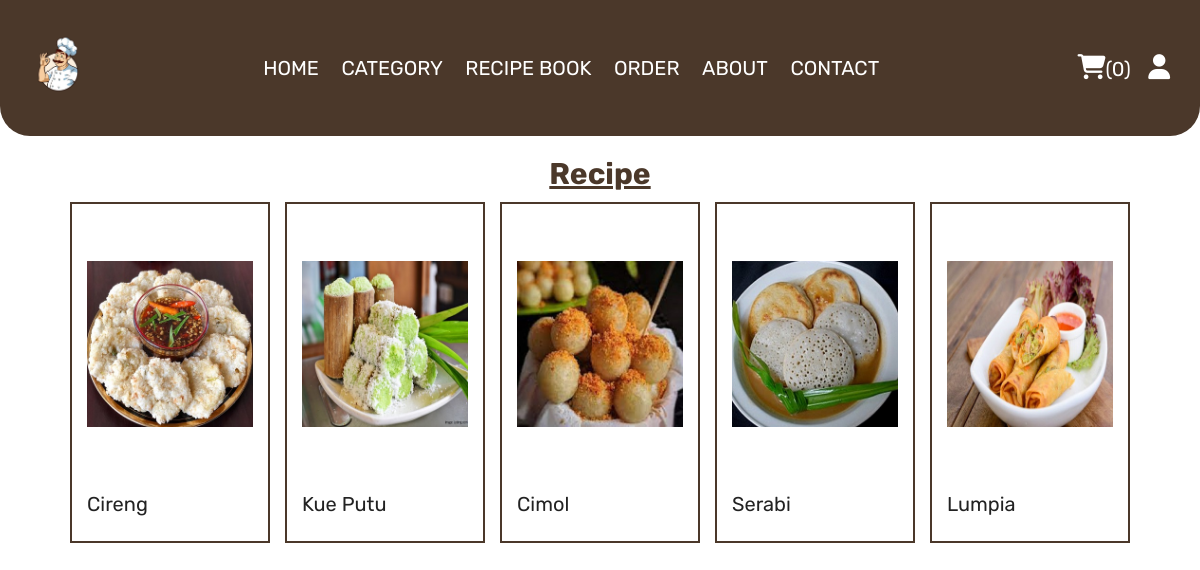
The page /type.php?type=snack on the database its author committed.
### tables this page shows
CREATE TABLE `recipe` (
  `id` int(100) NOT NULL,
  `name` varchar(100) NOT NULL,
  `type` varchar(100) NOT NULL,
  `description` text NOT NULL,
  `image` varchar(100) NOT NULL
);

### type.php (the view, shortened to what this page needs)
<?php
include 'components/connect.php';
?>
<!DOCTYPE html>
<html lang="en">
<head>
   <link rel="stylesheet" href="https://cdnjs.cloudflare.com/ajax/libs/font-awesome/6.1.1/css/all.min.css">
   <link rel="stylesheet" href="css/style.css">
</head>
<body>
<?php include 'components/user_header.php'; ?>
<section class="products">
   <h1 class="title">Recipe</h1>
   <div class="box-container">
   <?php
         $type = $_GET['type'];
         $select_recipe = $conn->prepare("SELECT * FROM `recipe` WHERE type = ?");
         $select_recipe->execute([$type]);
         if($select_recipe->rowCount() > 0){
            while($fetch_recipe = $select_recipe->fetch(PDO::FETCH_ASSOC)){
      ?>
      <form action="" method="post" class="box">
         <img src="uploaded_img/<?= $fetch_recipe['image']; ?>" alt="">
         <div class="name"><?= $fetch_recipe['name']; ?></div>
      </form>
      <?php
            }
         }else{
            echo '<p class="empty">no products added yet!</p>';
         }
      ?>
   </div>
</section>
</body>
</html>

### css/style.css (style rules this page uses)
:root { --yellow:#fed330; --red:#e74c3c; --white:#fff; --black:#222; --light-color:#777; --border:.2rem solid var(--black); --border2 : .2rem solid var(--coklat); --coklat : #4b382a; --coklat2 : #795c32; }
* { font-family: 'Rubik', sans-serif; margin:0; padding:0; box-sizing: border-box; outline: none; border: none; text-decoration: none; }
html { font-size: 62.5%; overflow-x: hidden; scroll-behavior: smooth; stop-opacity: 7rem; }
section { margin:0 auto; max-width: 1200px; padding:2rem; }
.title { font-size: 3rem; color:var(--coklat); text-transform: capitalize; text-decoration: underline; text-align: center; }
.products { display: flex; justify-content: center; gap:1rem; flex-flow: column; min-height: 20rem; }
.products .box-container { display: grid; grid-template-columns: repeat(auto-fit, 20rem); gap:1.5rem; justify-content: center; }
.products .box-container .box { border:var(--border2); padding:1.5rem; position: relative; overflow: hidden; }
.products .box-container .box img { height: 25rem; width: 100%; object-fit: contain; margin-bottom: 1rem; }
.products .box-container .box .name { font-size: 2rem; color:var(--black); margin:1rem 0; }

### rows shown on the page
recipe: image (picture), name "Cireng"
recipe: image (picture), name "Kue Putu"
recipe: image (picture), name "Cimol"
recipe: image (picture), name "Serabi"
recipe: image (picture), name "Lumpia"

### other values the page prints
$total_cart_items "0"
